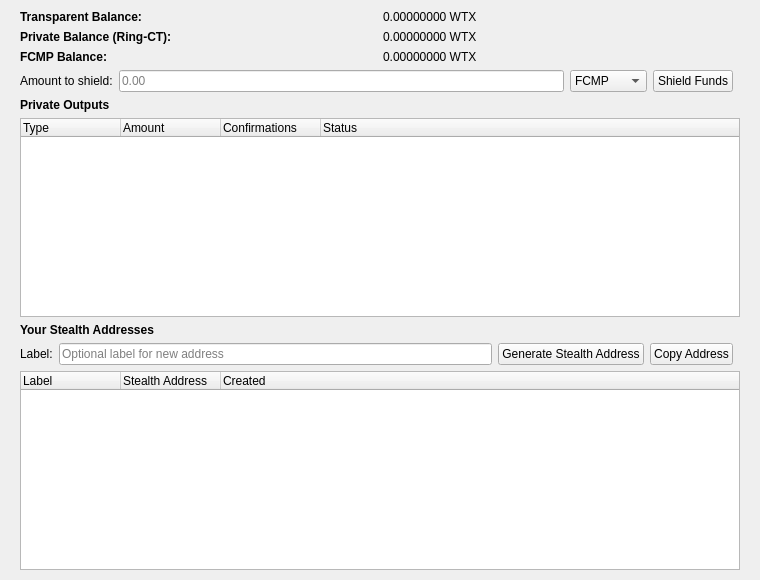
<?xml version="1.0" encoding="UTF-8"?>
<ui version="4.0">
 <class>PrivacyPage</class>
 <widget class="QWidget" name="PrivacyPage">
  <property name="geometry">
   <rect>
    <x>0</x>
    <y>0</y>
    <width>760</width>
    <height>580</height>
   </rect>
  </property>
  <property name="windowTitle">
   <string>Privacy Dashboard</string>
  </property>
  <layout class="QVBoxLayout" name="mainLayout">
   <property name="leftMargin"><number>20</number></property>
   <property name="topMargin"><number>10</number></property>
   <property name="rightMargin"><number>20</number></property>
   <property name="bottomMargin"><number>10</number></property>

   <!-- Balance Section -->
   <item>
    <layout class="QGridLayout" name="balanceGrid">
     <item row="0" column="0">
      <widget class="QLabel" name="labelTransparentTitle">
       <property name="text"><string>Transparent Balance:</string></property>
       <property name="font"><font><bold>true</bold></font></property>
      </widget>
     </item>
     <item row="0" column="1">
      <widget class="QLabel" name="labelTransparentBalance">
       <property name="text"><string>0.00000000 WTX</string></property>
      </widget>
     </item>
     <item row="1" column="0">
      <widget class="QLabel" name="labelPrivateTitle">
       <property name="text"><string>Private Balance (Ring-CT):</string></property>
       <property name="font"><font><bold>true</bold></font></property>
      </widget>
     </item>
     <item row="1" column="1">
      <widget class="QLabel" name="labelPrivateBalance">
       <property name="text"><string>0.00000000 WTX</string></property>
      </widget>
     </item>
     <item row="2" column="0">
      <widget class="QLabel" name="labelFcmpTitle">
       <property name="text"><string>FCMP Balance:</string></property>
       <property name="font"><font><bold>true</bold></font></property>
      </widget>
     </item>
     <item row="2" column="1">
      <widget class="QLabel" name="labelFcmpBalance">
       <property name="text"><string>0.00000000 WTX</string></property>
      </widget>
     </item>
    </layout>
   </item>

   <!-- Shield Section -->
   <item>
    <layout class="QHBoxLayout" name="shieldLayout">
     <item>
      <widget class="QLabel" name="labelShieldAmount">
       <property name="text"><string>Amount to shield:</string></property>
      </widget>
     </item>
     <item>
      <widget class="QLineEdit" name="shieldAmountEdit">
       <property name="placeholderText"><string>0.00</string></property>
       <property name="maximumWidth"><number>200</number></property>
      </widget>
     </item>
     <item>
      <widget class="QComboBox" name="shieldTypeCombo">
       <item><property name="text"><string>FCMP</string></property></item>
       <item><property name="text"><string>Ring-CT</string></property></item>
      </widget>
     </item>
     <item>
      <widget class="QPushButton" name="shieldButton">
       <property name="text"><string>Shield Funds</string></property>
      </widget>
     </item>
     <item><spacer name="shieldSpacer"><property name="orientation"><enum>Qt::Horizontal</enum></property></spacer></item>
    </layout>
   </item>

   <!-- Private Outputs Section -->
   <item>
    <widget class="QLabel" name="labelOutputsTitle">
     <property name="text"><string>Private Outputs</string></property>
     <property name="font"><font><bold>true</bold></font></property>
    </widget>
   </item>
   <item>
    <widget class="QTreeWidget" name="outputsTree">
     <property name="rootIsDecorated"><bool>false</bool></property>
     <property name="alternatingRowColors"><bool>true</bool></property>
     <property name="maximumHeight"><number>180</number></property>
     <column><property name="text"><string>Type</string></property></column>
     <column><property name="text"><string>Amount</string></property></column>
     <column><property name="text"><string>Confirmations</string></property></column>
     <column><property name="text"><string>Status</string></property></column>
    </widget>
   </item>

   <!-- Stealth Addresses Section -->
   <item>
    <widget class="QLabel" name="labelAddressesTitle">
     <property name="text"><string>Your Stealth Addresses</string></property>
     <property name="font"><font><bold>true</bold></font></property>
    </widget>
   </item>
   <item>
    <layout class="QHBoxLayout" name="generateLayout">
     <item>
      <widget class="QLabel" name="labelNewAddress">
       <property name="text"><string>Label:</string></property>
      </widget>
     </item>
     <item>
      <widget class="QLineEdit" name="stealthLabelEdit">
       <property name="placeholderText"><string>Optional label for new address</string></property>
       <property name="maximumWidth"><number>250</number></property>
      </widget>
     </item>
     <item>
      <widget class="QPushButton" name="generateStealthButton">
       <property name="text"><string>Generate Stealth Address</string></property>
      </widget>
     </item>
     <item>
      <widget class="QPushButton" name="copyAddressButton">
       <property name="text"><string>Copy Address</string></property>
      </widget>
     </item>
     <item><spacer name="generateSpacer"><property name="orientation"><enum>Qt::Horizontal</enum></property></spacer></item>
    </layout>
   </item>
   <item>
    <widget class="QTreeWidget" name="stealthAddressTree">
     <property name="rootIsDecorated"><bool>false</bool></property>
     <property name="alternatingRowColors"><bool>true</bool></property>
     <column><property name="text"><string>Label</string></property></column>
     <column><property name="text"><string>Stealth Address</string></property></column>
     <column><property name="text"><string>Created</string></property></column>
    </widget>
   </item>

  </layout>
 </widget>
 <resources/>
 <connections/>
</ui>
